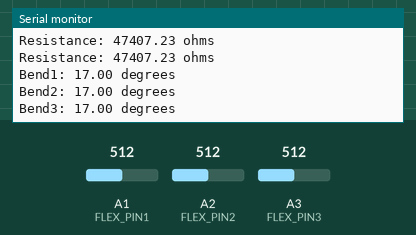
Simulated run of this sketch. Board: Arduino Uno, built with avr-gcc and run on an emulated ATmega328P. Parts: the last lines printed to the serial monitor. Inputs (shaded band) come from the test bench; at power-on: A1 (FLEX_PIN1) = 512, A2 (FLEX_PIN2) = 512, A3 (FLEX_PIN3) = 512.

Above: at 2.3 s.
2.4 s: A1 (FLEX_PIN1) set to 0
At 4.5 s:
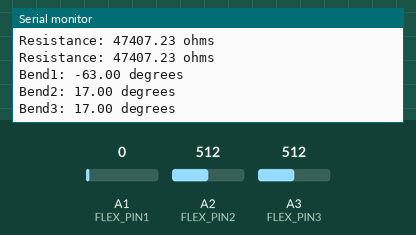
6.2 s: A2 (FLEX_PIN2) set to 716
At 7.2 s:
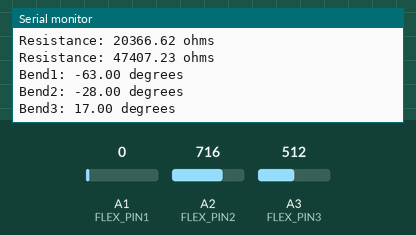
8.4 s: A3 (FLEX_PIN3) set to 716
At 10.4 s:
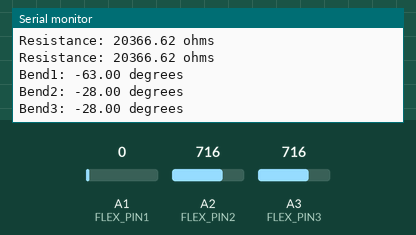
10.6 s: A1 (FLEX_PIN1) set to 122
At 12.0 s:
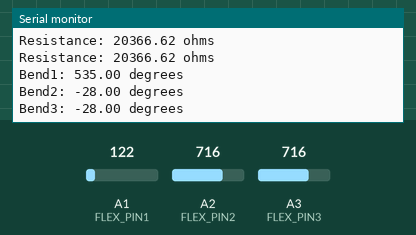
12.8 s: A2 (FLEX_PIN2) set to 900
At 14.8 s:
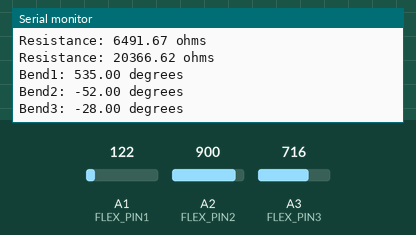
15.0 s: A3 (FLEX_PIN3) set to 900
At 17.1 s:
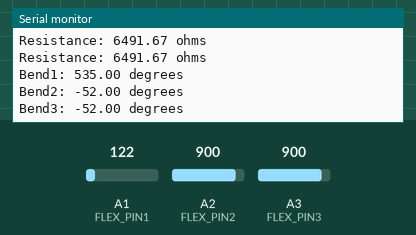
Timing chart, 0 to 18.2 s (numbered marks = the images above; inputs shaded):
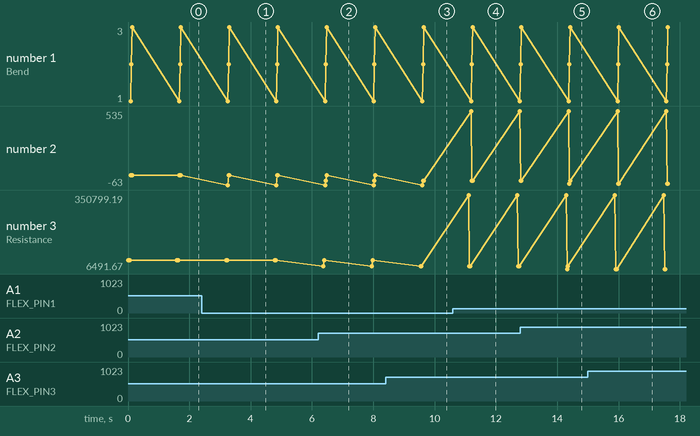

The sketch:

read_bend_sensor.ino
```cpp
const int FLEX_PIN1 = A1; // Pin connected to voltage divider output
const int FLEX_PIN2 = A2; // Pin connected to voltage divider output
const int FLEX_PIN3 = A3; // Pin connected to voltage divider output

// Measure the voltage at 5V and the actual resistance of your
// 47k resistor, and enter them below:
const float VCC = 4.98; // Measured voltage of Ardunio 5V line
const float R_DIV = 47500.0; // Measured resistance of 3.3k resistor

// Upload the code, then try to adjust these values to more
// accurately calculate bend degree.
const float STRAIGHT_RESISTANCE = 37300.0; // resistance when straight
const float BEND_RESISTANCE = 90000.0; // resistance at 90 deg

void setup()
{
  Serial.begin(9600);
  pinMode(FLEX_PIN1, INPUT);
  pinMode(FLEX_PIN2, INPUT);
  pinMode(FLEX_PIN3, INPUT);
}

void loop()
{
  // Read the ADC, and calculate voltage and resistance from it
  int flexADC1 = analogRead(FLEX_PIN1);
  int flexADC2 = analogRead(FLEX_PIN2);
  int flexADC3 = analogRead(FLEX_PIN3);
  float flexV1 = flexADC1 * VCC / 1023.0;
  float flexV2 = flexADC2 * VCC / 1023.0;
  float flexV3 = flexADC3 * VCC / 1023.0;
  float flexR1 = R_DIV * (VCC / flexV1 - 1.0);
  float flexR2 = R_DIV * (VCC / flexV2 - 1.0);
  float flexR3 = R_DIV * (VCC / flexV3 - 1.0);
  Serial.println("Resistance: " + String(flexR1) + " ohms");
  Serial.println("Resistance: " + String(flexR2) + " ohms");
  Serial.println("Resistance: " + String(flexR3) + " ohms");

  // Use the calculated resistance to estimate the sensor's
  // bend angle:
  float angle1 = map(flexR1, STRAIGHT_RESISTANCE, BEND_RESISTANCE, 0, 90.0);
  float angle2 = map(flexR2, STRAIGHT_RESISTANCE, BEND_RESISTANCE, 0, 90.0);
  float angle3 = map(flexR3, STRAIGHT_RESISTANCE, BEND_RESISTANCE, 0, 90.0);
  Serial.println("Bend1: " + String(angle1) + " degrees");
  Serial.println("Bend2: " + String(angle2) + " degrees");
  Serial.println("Bend3: " + String(angle3) + " degrees");
  Serial.println();

  delay(1500);
}
```

Measured:
- after the input at 2.4 s, the serial monitor: prints a new line after 0.78 s (image 1)
- after the input at 6.2 s, the serial monitor: prints a new line after 0.17 s (image 2)
- after the input at 8.4 s, the serial monitor: prints a new line after 1.2 s (image 3)
- after the input at 10.6 s, the serial monitor: prints a new line after 0.51 s (image 4)
- after the input at 12.8 s, the serial monitor: prints a new line after 1.5 s (image 5)
- after the input at 15.0 s, the serial monitor: prints a new line after 1.0 s (image 6)
- plotted number 2: -28 → 535 after the input at 10.6 s
